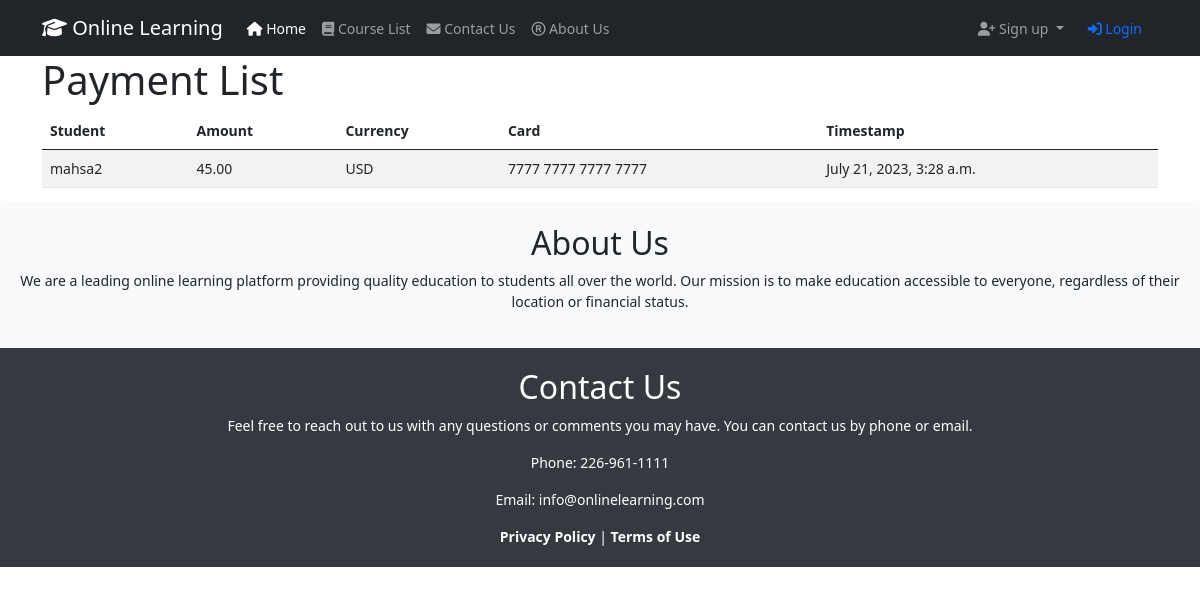
Screenshot of /payments/9 with the database file from the repository.
### WhiteboardApp/models.py (models this page shows, shortened)
class Payment(models.Model):
    CURRENCY_CHOICES = (
        ('USD', 'US Dollars'),
        ('CAD', 'Canadian Dollars'),
        ('EUR', 'Euros'),
        ('GBP', 'British Pounds'),
        ('JPY', 'Japanese Yen'),
        ('CHF', 'Swiss Francs'),
        ('AUD', 'Australian Dollars'),
        ('NZD', 'New Zealand Dollars'),
        ('BRL', 'Iranian Rial'),
        ('CNY', 'Chinese Yuan'),
    )
    student = models.ForeignKey(Student, on_delete=models.CASCADE)
    amount = models.DecimalField(max_digits=10, decimal_places=2)
    currency = models.CharField(max_length=3, choices=CURRENCY_CHOICES)
    timestamp = models.DateTimeField(auto_now_add=True)
    transaction_id = models.CharField(max_length=100)
    card_number = models.CharField(max_length=20, blank=True, null=True)
    expiration_date = models.CharField(max_length=8, blank=True, null=True)
    cvc = models.CharField(max_length=5, blank=True, null=True)

class Student(models.Model):
    user = models.OneToOneField(User, on_delete=models.CASCADE, related_name='student')
    profile_picture = models.ImageField(upload_to='profile_pictures/', null=True, blank=True)
    bio = models.TextField(blank=True)
    date_of_birth = models.DateField(null=True, blank=True)
    address = models.CharField(max_length=255, blank=True)
    website = models.URLField(blank=True)
    phone_number = models.CharField(max_length=15, null=True, blank=True)
    courses_enrolled = models.ManyToManyField(Course, through='Enrollment')
    membership = models.ForeignKey(Membership, on_delete=models.SET_NULL, null=True, default=0)
    additional_data = models.JSONField(blank=True, null=True)
    class Meta:
        db_table = 'WhiteboardApp_student'
        verbose_name = 'student'
        verbose_name_plural = 'students'

### WhiteboardApp/views.py (the view)
# urls.py: path('payments/<int:student_id>', views.payment_list_of_student, name='payment_list_of_student'),
def payment_list_of_student(request, student_id):
    payments = Payment.objects.filter(student_id=student_id)
    return render(request, 'PaymentTemplates/payment_list.html', {'payments': payments})

### templates/PaymentTemplates/payment_list.html (shortened to what this page needs)
{% extends "base.html" %}
{% block content %}
    <h1>Payment List</h1>
    <table class="table table-striped table-hover">
        <thead>
        <tr>
            <th>Student</th>
            <th>Amount</th>
            <th>Currency</th>
            <th>Card</th>
            <th>Timestamp</th>
        </tr>
        </thead>
        <tbody>
        {% for payment in payments %}
            <tr>
                <td>{{ payment.student.user.username }}</td>
                <td>{{ payment.amount }}</td>
                <td>{{ payment.currency }}</td>
                <td>{{ payment.card_number }}</td>
                <td>{{ payment.timestamp }}</td>
            </tr>
        {% endfor %}
        </tbody>
    </table>
{% endblock %}

### static/css/base.css (style rules this page uses)
body { font-size: 14px; }

### rows the page displays
Payment: student.user.username "mahsa2", amount "45.00", currency "USD", card_number "7777 7777 7777 7777", timestamp "July 21, 2023, 3:28 a.m."
